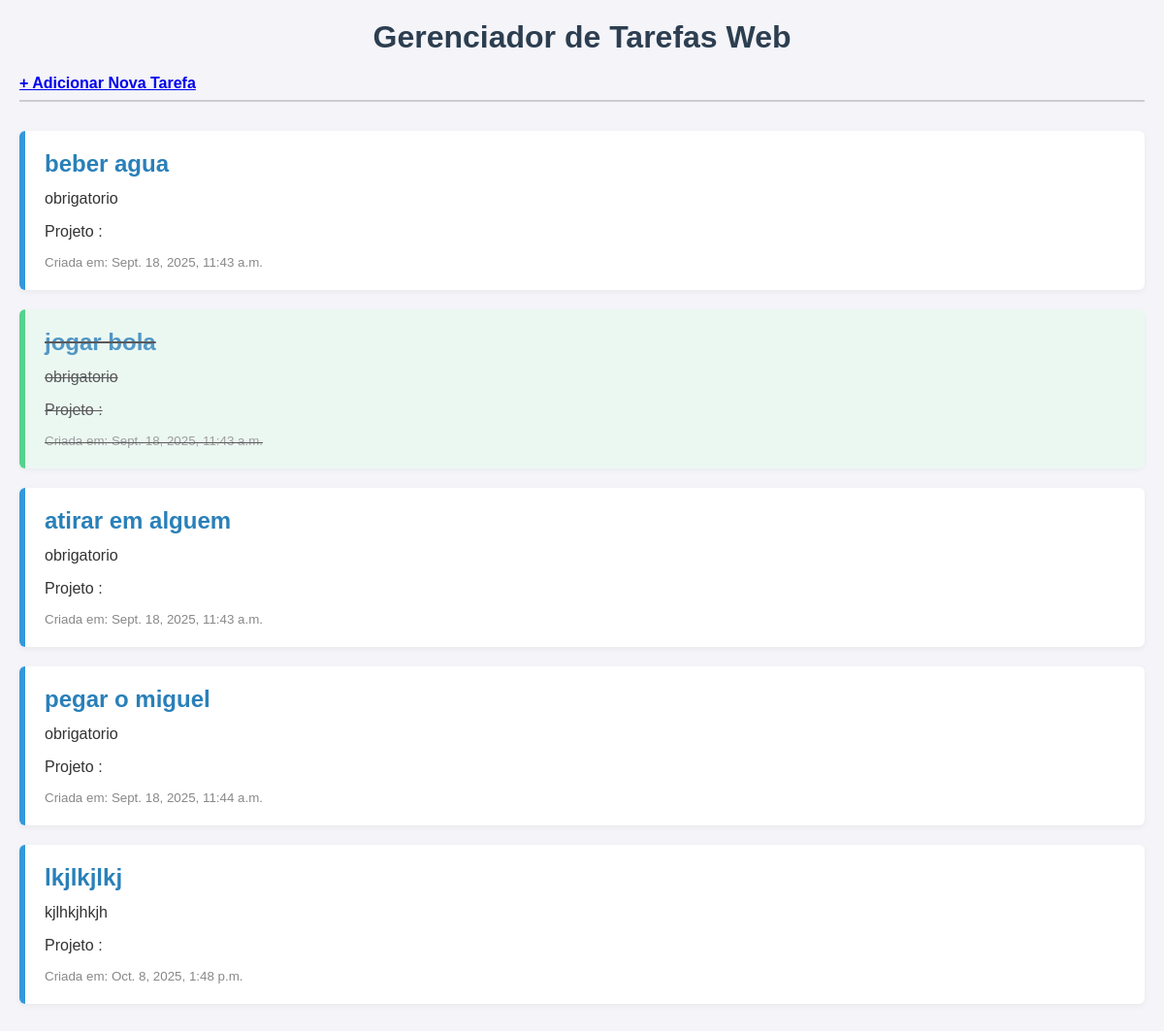
Page /tarefas/ on the earlier database version.
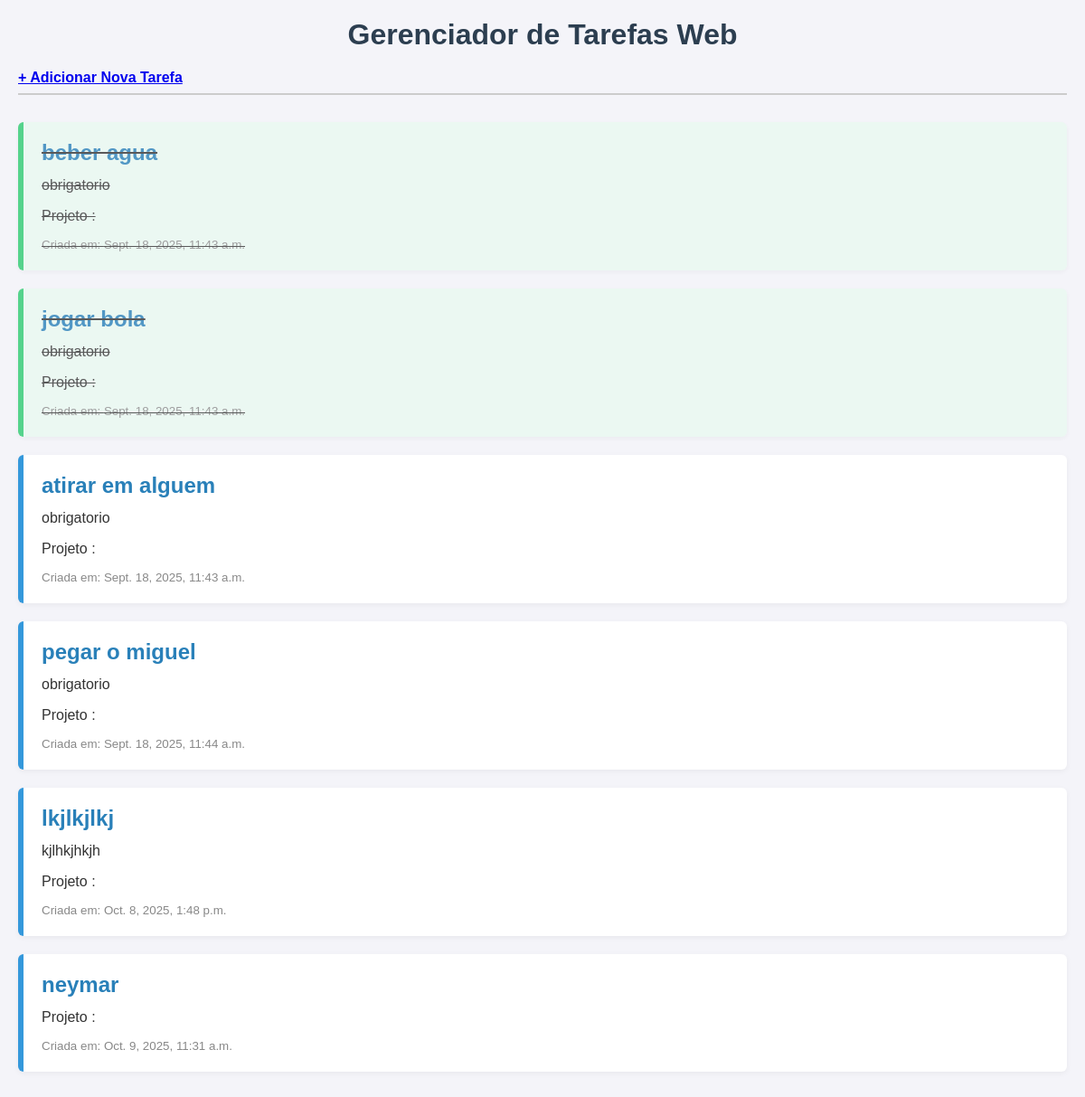
Same page on the later database version.
### tarefas/models.py (models this page shows, shortened)
class Tarefa(models.Model):
    titulo = models.CharField (max_length = 200)
    descricao = models.TextField (blank = True, null = True)
    data_criacao = models.DateTimeField(auto_now_add = True)
    concluida = models.BooleanField (default = False)
    projeto = models.ForeignKey (Projeto, on_delete = models.CASCADE, null = True, blank = True)

### tarefas/views.py (the view)
# urls.py: path('',views.listar_tarefas, name = 'listar_tarefas'),
def listar_tarefas(request):
    tarefas_salvas = Tarefa.objects.all()
    contexto = {
        'minhas_tarefas': tarefas_salvas
    }
    return render(request, 'tarefas/lista.html', contexto)

### tarefas/templates/tarefas/lista.html (shortened to what this page needs)
<!DOCTYPE html>
<html lang="pt-br">
<head>
    {% load static %}
    <link rel="stylesheet" href="{% static 'lista/lista.css' %}">
</head>
<body>
    <h1>Gerenciador de Tarefas Web</h1>
    <a href="{% url 'adicionar_tarefa' %}"><strong>+ Adicionar Nova Tarefa</strong></a>
    <hr>
    {% for tarefa in minhas_tarefas %}
        <div class="tarefa {% if tarefa.concluida %}concluida{% endif %}">
            <h2><a href="{% url 'detalhe_tarefa' tarefa.id %}">{{ tarefa.titulo }}</a></h2>
            <p>{{ tarefa.descricao }}</p>
            <p>Projeto :{{tarefa.projeto.nome}}</p>
            <small>Criada em: {{ tarefa.data_criacao }}</small>
        </div>
    {% empty %}
        <p>Nenhuma tarefa cadastrada ainda. Adicione algumas no <a href="/admin/">Admin</a>!</p>
    {% endfor %}
</body>
</html>

Differences in the rows shown:
changed Tarefa "beber agua": concluida False → True (drawn)
added Tarefa: titulo "neymar", data_criacao "Oct. 9, 2025, 11:31 a.m."
